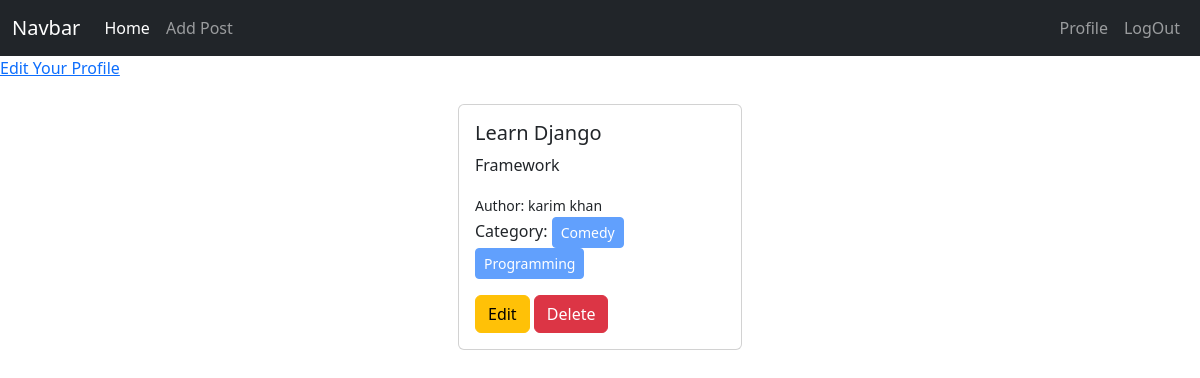
Screenshot of /author/profile/ (signed in) with the database file from the repository.
### posts/models.py (models this page shows, shortened)
class Post(models.Model):
    title = models.CharField(max_length=50)
    content = models.TextField()
    category = models.ManyToManyField(Category) # many to many relationship in posts and categories
    author = models.ForeignKey(User, on_delete=models.CASCADE) # many to one relationship

### categories/models.py (models this page shows, shortened)
class Category(models.Model):
    name = models.CharField(max_length=20)
    slug = models.SlugField(max_length=100, unique=True, null=True, blank=True)

### author/views.py (the view)
# urls.py: path('profile/', views.profile, name = "profile"),
@login_required
def profile(request):
    data = Post.objects.filter(author = request.user)
    return render(request, 'profile.html', {'data' : data})

### author/templates/profile.html
{% extends "base.html" %}
{% load crispy_forms_tags %}
{% block content %}
<div>
  <a href={% url "edit_profile" %}>Edit Your Profile</a>
</div>
<div class="d-flex flex-wrap justify-content-center">
  {% for post in data %}
  <div class="col-sm-3 mt-3">
      <div class="card m-2">
        <div class="card-body">
          <h5 class="card-title">{{post.title}}</h5>
          <p class="card-text">{{post.content}}</p>
          <small>Author: {{post.author.first_name}} {{post.author.last_name}}</small><br>
          <p>Category:
              {% for cat in post.category.all %}
              <button class="btn btn-primary btn-sm" disabled="disabled">{{cat.name}}</button>
              {% endfor %}
          </p>
          <a href={% url "edit_post" post.id %} class="btn btn-warning">Edit</a>
          <a href={% url "delete_post" post.id %} class="btn btn-danger">Delete</a>
        </div>
      </div>
    </div>
  {% endfor %}
</div>
{% endblock content %}

### rows the page displays
Post: title "Learn Django", content "Framework", author.first_name "karim", author.last_name "khan"
Category: name "Comedy"
Category: name "Programming"
